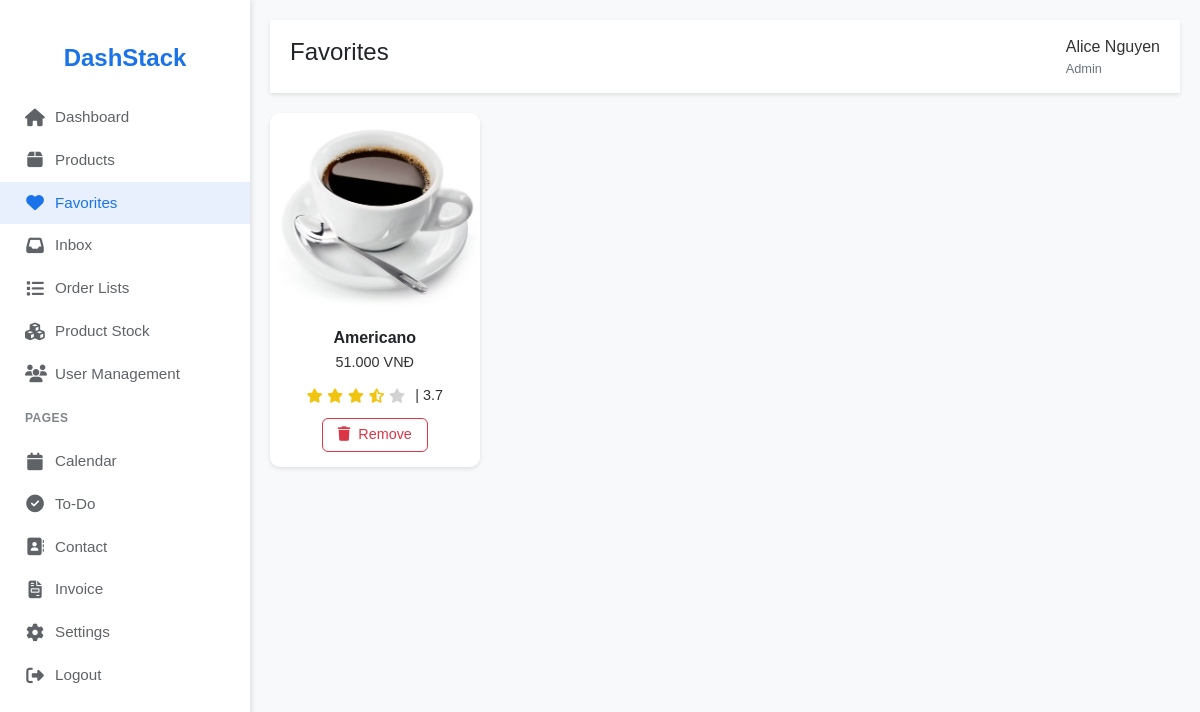
The page /favorites (signed in) on the database its author committed.
### tables this page shows
CREATE TABLE admins (
    admin_id TEXT PRIMARY KEY,
    first_name TEXT NOT NULL,
    last_name TEXT NOT NULL,
    email TEXT NOT NULL UNIQUE,
    password TEXT NOT NULL,
    phone TEXT,
    admin_img TEXT
);

CREATE TABLE products (
    product_id TEXT PRIMARY KEY,
    product_name TEXT NOT NULL,
    stock INTEGER NOT NULL CHECK(stock >= 0),
    description TEXT,
    discount INTEGER,
    category TEXT NOT NULL,
    image_url TEXT,
    image_url_2 TEXT
);

### app.py (the view)
@app.route('/favorites')
def favorites():
    logger.debug("Accessing favorites route")
    return favorites_controller.favorites()

### app.py (called while the page is built)
def format_currency(value):
    if value is None or not isinstance(value, (int, float)):
        return "N/A"
    return "{:,.0f}".format(value).replace(',', '.')

### utils/db.py (called while the page is built)
def get_db_connection():
    conn = sqlite3.connect('database.db')
    conn.row_factory = sqlite3.Row
    conn.execute('PRAGMA foreign_keys = ON')
    return conn

### views/templates/admin_dashboard/dashboard/favorite.html (shortened to what this page needs)
<!DOCTYPE html>
<html lang="en">
<head>
    <link href="https://cdn.jsdelivr.net/npm/bootstrap@5.3.3/dist/css/bootstrap.min.css" rel="stylesheet">
    <link rel="stylesheet" href="https://cdnjs.cloudflare.com/ajax/libs/font-awesome/6.4.2/css/all.min.css">
</head>
<body>
    <div class="sidebar">
        <div class="logo">DashStack</div>
        <a href="{{ url_for('dashboard') }}" class="{{ 'active' if request.endpoint == 'dashboard' else '' }}"><i class="fas fa-home"></i> Dashboard</a>
        <a href="{{ url_for('admin_products') }}" class="{{ 'active' if request.endpoint == 'products' else '' }}"><i class="fas fa-box"></i> Products</a>
        <a href="{{ url_for('favorites') }}" class="{{ 'active' if request.endpoint == 'favorites' else '' }}"><i class="fas fa-heart"></i> Favorites</a>
        <a href="{{ url_for('inbox') }}" class="{{ 'active' if request.endpoint == 'inbox' else '' }}"><i class="fas fa-inbox"></i> Inbox</a>
        <a href="{{ url_for('order_lists') }}" class="{{ 'active' if request.endpoint == 'order_lists' else '' }}"><i class="fas fa-list"></i> Order Lists</a>
        <a href="{{ url_for('product_stock') }}" class="{{ 'active' if request.endpoint == 'product_stock' else '' }}"><i class="fas fa-cubes"></i> Product Stock</a>
        <a href="{{ url_for('user_management') }}" class="{{ 'active' if request.endpoint == 'user_management' else '' }}"><i class="fas fa-users"></i> User Management</a>
        <h6>PAGES</h6>
        <a href="{{ url_for('calendar') }}" class="{{ 'active' if request.endpoint == 'calendar' else '' }}"><i class="fas fa-calendar"></i> Calendar</a>
        <a href="{{ url_for('to_do_list') }}" class="{{ 'active' if request.endpoint == 'to_do_list' else '' }}"><i class="fas fa-check-circle"></i> To-Do</a>
        <a href="{{ url_for('contact') }}" class="{{ 'active' if request.endpoint == 'contact' else '' }}"><i class="fas fa-address-book"></i> Contact</a>
        <a href="{{ url_for('invoices') }}" class="{{ 'active' if request.endpoint == 'invoices' else '' }}"><i class="fas fa-file-invoice"></i> Invoice</a>
        <a href="{{ url_for('setting') }}" class="{{ 'active' if request.endpoint == 'setting' else '' }}"><i class="fas fa-cog"></i> Settings</a>
        <a href="{{ url_for('logout') }}" class="{{ 'active' if request.endpoint == 'logout' else '' }}"><i class="fas fa-sign-out-alt"></i> Logout</a>
    </div>
    <div class="main-content">
        <div class="header">
            <h4>Favorites</h4>
            <div class="d-flex align-items-center">
                <div class="user-profile">
                    <div class="user-info">
                        <span class="name">{{ admin['first_name'] }} {{ admin['last_name'] }}</span>
                        <span class="role">Admin</span>
                    </div>
                </div>
            </div>
        </div>
        <div class="favourites-grid">
            <div class="row">
                {% for product in favorites %}
                <div class="col-md-6 col-lg-3 mb-4">
                    <div class="favourite-card">
                        <div class="image-container">
                            <img src="{{ product.image_url or 'https://via.placeholder.com/200x300?text=' + product.product_name }}" alt="{{ product.product_name }}">
                        </div>
                        <div class="card-body">
                            <h5>{{ product.product_name }}</h5>
                            <p class="price">{{ product.price_m | format_currency }} VNĐ</p>
                            <div class="rating">
                                <span class="stars">
                                    {% set avg_rating = (product.avg_rating | float | default(0)) %}
                                    {% set full_stars = (avg_rating // 1) | int %}
                                    {% set has_half = (avg_rating % 1 >= 0.5) %}
                                    {% for i in range(5) %}
                                        {% if i < full_stars %}
                                            <i class="fas fa-star"></i>
                                        {% elif i == full_stars and has_half %}
                                            <i class="fas fa-star-half-alt half"></i>
                                        {% else %}
                                            <i class="fas fa-star inactive"></i>
                                        {% endif %}
                                    {% endfor %}
                                </span>
                                <span class="avg-rating">| {{ avg_rating | float | round(1) }}</span>
                            </div>
                            <button class="btn btn-outline-danger remove-favorite-btn"
                                    data-product-id="{{ product.product_id }}">
                                <i class="fas fa-trash me-1"></i> Remove
                            </button>
                        </div>
                    </div>
                </div>
                {% endfor %}
            </div>
        </div>
    </div>
</body>
</html>

### views/templates/admin_dashboard/dashboard/favorite.html (style rules this page uses)
body { font-family: 'Arial', sans-serif; background-color: #f8f9fa; }
.sidebar { background-color: white; height: 100vh; position: fixed; top: 0; left: 0; width: 250px; padding-top: 20px; box-shadow: 2px 0 5px rgba(0,0,0,0.1); }
.sidebar .logo { font-size: 1.5rem; font-weight: 600; color: #1a73e8; padding: 20px 25px; display: block; text-align: center; }
.sidebar a { color: #5f6368; padding: 10px 25px; display: flex; align-items: center; text-decoration: none; font-size: 0.95rem; font-weight: 500; transition: all 0.2s ease; }
.sidebar a i { margin-right: 10px; font-size: 1.1rem; width: 20px; text-align: center; }
.sidebar a:hover, .sidebar a.active { background-color: #e8f0fe; color: #1a73e8; }
.sidebar h6 { color: #80868b; font-size: 0.75rem; font-weight: 600; padding: 15px 25px; margin: 0; letter-spacing: 0.5px; }
.main-content { margin-left: 250px; padding: 20px; }
.header { background-color: white; padding: 15px 20px; box-shadow: 0 2px 4px rgba(0,0,0,0.1); display: flex; justify-content: space-between; align-items: center; }
.user-profile { display: flex; align-items: center; gap: 10px; }
.user-profile .user-info { display: flex; flex-direction: column; }
.user-profile .name { font-size: 1rem; font-weight: 500; color: #333; }
.user-profile .role { font-size: 0.8rem; color: #6c757d; }
.favourites-grid { margin-top: 20px; }
.favourite-card { background-color: white; border-radius: 10px; box-shadow: 0 2px 4px rgba(0,0,0,0.1); overflow: hidden; transition: transform 0.2s ease; }
.favourite-card .image-container { height: 200px; overflow: hidden; }
.favourite-card img { width: 100%; height: 100%; object-fit: cover; }
.favourite-card .card-body { padding: 15px; text-align: center; }
.favourite-card .card-body h5 { font-size: 1rem; font-weight: 600; margin-bottom: 5px; }
.favourite-card .card-body .price { font-size: 0.9rem; color: #333; margin-bottom: 10px; }
.favourite-card .card-body .rating { margin-bottom: 10px; display: flex; justify-content: center; align-items: center; gap: 10px; }
.favourite-card .card-body .rating i { color: #f1c40f; font-size: 0.9rem; }
.favourite-card .card-body .rating i.inactive { color: #d3d3d3; }
.favourite-card .card-body .rating i.half { color: #f1c40f; }
.favourite-card .card-body .rating .avg-rating { font-size: 0.9rem; color: #333; font-weight: normal; }
.favourite-card .card-body .btn { font-size: 0.9rem; padding: 5px 15px; }

### rows shown on the page
admins: first_name "Alice", last_name "Nguyen"
products: image_url+product_name (picture), product_name "Americano", price_m "51.000", avg_rating "3.7"
